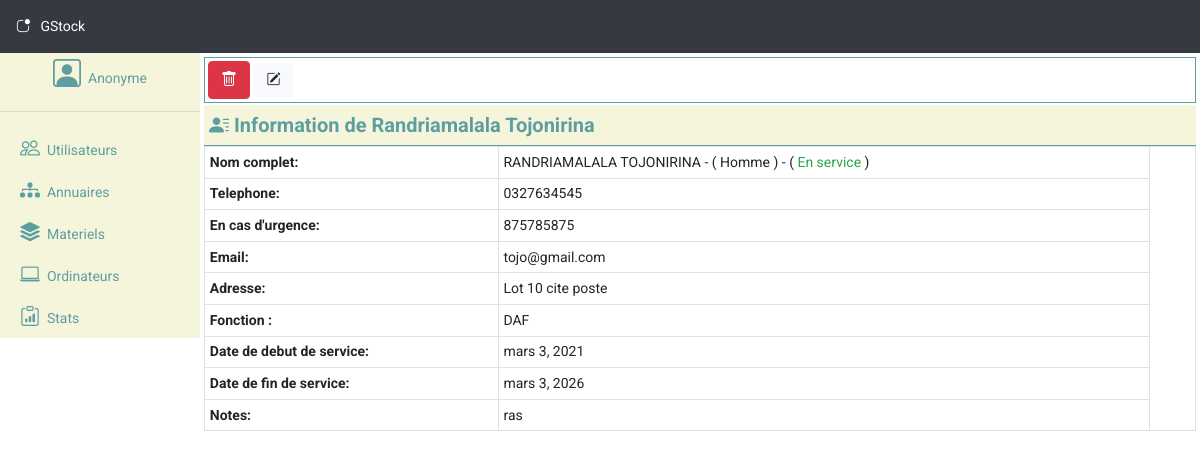
The app's page /directories/2 with its own data.
### directories/models.py (models this page shows, shortened)
class Directories(models.Model):
    class Meta:
        db_table = 'directories'
        managed = True
        verbose_name = 'Directories'
        verbose_name_plural = 'Directories'
    full_name = models.CharField(max_length=30)
    gender = models.CharField(max_length=10)
    phone = models.CharField(max_length=30)
    urgent_phone = models.CharField(max_length=30)
    email = models.EmailField()
    address = models.CharField(max_length=100)
    function = models.CharField(max_length=100)
    date_of_service = models.DateField()
    end_of_service = models.DateField(null=True)
    state = models.IntegerField() # conge|permission|other
    avatar = models.CharField(max_length=100, null=True)
    notes = models.TextField(null=True)
    created_at = models.DateTimeField(auto_now_add=True)
    updated_at = models.DateTimeField(auto_now=True)

### directories/views.py (the view)
# urls.py: path('<int:id>', views.show, name='show_directory'),
def show(request, id):
    try:
        directory = Directories.objects.get(id=int(id))
    except:
        raise Http404('Not found')
    return render(request, 'show_directory.html', {'directory':directory})

### directories/templates/show_directory.html (shortened to what this page needs)
{% extends 'layout.html' %}
{% block content %}
<div class="container-fluid sublink">
    <form action="{% url 'directories:delete_directory' directory.id %}" method="post">
        <button class="btn btn-danger"></a><i class="bi bi-trash" title="Supprimer"></i></button> <a href="{% url 'directories:edit_directory' directory.id %}" class="btn btn-light" title="Modifier"><i class="bi bi-pencil-square"></i></a>
    </form>
</div>
<div class="container-fluid subtitle"> <i class="bi bi-person-lines-fill"></i> Information de {{ directory.full_name }}</div>
<div class="container-fluid p-0">
    <table class="table table-sm table-bordered">
        <tr>
            <th>Nom complet: </th>
            <td>
                {{ directory.full_name.upper }} -
                ({% if directory.gender == 'man' %}
                    Homme
                {% elif directory.gender == 'woman' %}
                    Femme
                {% elif directory.gender == 'other' %}
                    Autre
                {% else %}
                    ErrorGender
                {% endif %}) -
                ({% if directory.state == 1 %}
                    <span class="text-success">En service</span>
                {% elif directory.state == 2 %}
                    <span class="text-danger">En pause</span>
                {% elif directory.state == 3 %}
                    <span class="text-warning">En permission</span>
                {% elif directory.state == 4 %}
                    <span class="text-warning">Cong&eacute;</span>
                {% elif directory.state == 0 %}
                    <span class="text-danger">Hors service</span>
                {% else %}
                    ErrorState
                {% endif %})
            </td>
            <td rowspan="9">
                <p class="p-2 text-center mt-5">
                </p>
            </td>
        </tr>
        <tr>
            <th>Telephone: </th> <td>{{ directory.phone }}</td>
        </tr>
        <tr>
            <th>En cas d'urgence: </th> <td>{{ directory.urgent_phone }}</td>
        </tr>
        <tr>
            <th>Email: </th> <td>{{ directory.email }}</td>
        </tr>
        <tr>
            <th>Adresse: </th> <td>{{ directory.address }}</td>
        </tr>
        <tr>
            <th>Fonction : </th> <td>{{ directory.function }}</td>
        </tr>
        <tr>
            <th>Date de debut de service: </th> <td>{{ directory.date_of_service }}</td>
        </tr>
        <tr>
            <th>Date de fin de service: </th> <td>{{ directory.end_of_service }}</td>
        </tr>
        <tr>
            <th>Notes:</th><td>{{ directory.notes }}</td>
        </tr>
    </table>
</div>
{% endblock %}

### public/css/app.css (style rules this page uses)
body { font-family: 'Roboto', sans-serif; font-size: 14px; }
div.subtitle { background-color: beige; color: cadetblue; font-weight: bold; font-size: 20px; padding: 5px; border-bottom: cadetblue 1px solid; }
div.sublink { border: 1px solid cadetblue; margin-bottom: 2px; padding: 3px; }
div.sublink a { font-size: 14px; }

### records on screen
Directories: full_name "Randriamalala Tojonirina", full_name "RANDRIAMALALA TOJONIRINA", phone "0327634545", urgent_phone "875785875", email "tojo@gmail.com", address "Lot 10 cite poste", function "DAF", date_of_service "mars 3, 2021", end_of_service "mars 3, 2026", notes "ras"
